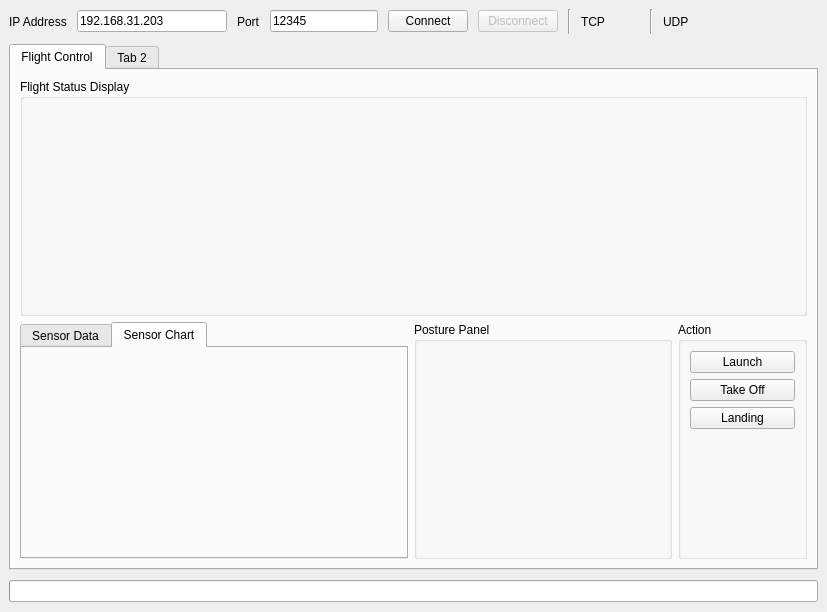
<?xml version="1.0" encoding="UTF-8"?>
<ui version="4.0">
 <class>MainWindow</class>
 <widget class="QMainWindow" name="MainWindow">
  <property name="geometry">
   <rect>
    <x>0</x>
    <y>0</y>
    <width>827</width>
    <height>612</height>
   </rect>
  </property>
  <property name="windowTitle">
   <string>MainWindow</string>
  </property>
  <widget class="QWidget" name="centralwidget">
   <layout class="QGridLayout" name="gridLayout">
    <item row="0" column="0">
     <layout class="QVBoxLayout" name="verticalLayout" stretch="0,1,0">
      <property name="spacing">
       <number>10</number>
      </property>
      <item>
       <layout class="QHBoxLayout" name="horizontalLayout_5">
        <item>
         <layout class="QHBoxLayout" name="horizontalLayout" stretch="0,1">
          <item>
           <widget class="QLabel" name="label_IP_Address">
            <property name="text">
             <string>IP Address</string>
            </property>
           </widget>
          </item>
          <item>
           <widget class="QLineEdit" name="lineEdit_IP_Address">
            <property name="minimumSize">
             <size>
              <width>150</width>
              <height>0</height>
             </size>
            </property>
            <property name="text">
             <string>192.168.31.203</string>
            </property>
           </widget>
          </item>
         </layout>
        </item>
        <item>
         <layout class="QHBoxLayout" name="horizontalLayout_2" stretch="0,1">
          <item>
           <widget class="QLabel" name="label_Port">
            <property name="text">
             <string>Port</string>
            </property>
           </widget>
          </item>
          <item>
           <widget class="QLineEdit" name="lineEdit_Port">
            <property name="minimumSize">
             <size>
              <width>80</width>
              <height>0</height>
             </size>
            </property>
            <property name="text">
             <string>12345</string>
            </property>
           </widget>
          </item>
         </layout>
        </item>
        <item>
         <widget class="QPushButton" name="pushButton_Connect">
          <property name="text">
           <string>Connect</string>
          </property>
         </widget>
        </item>
        <item>
         <widget class="QPushButton" name="pushButton_Disconnect">
          <property name="enabled">
           <bool>false</bool>
          </property>
          <property name="text">
           <string>Disconnect</string>
          </property>
         </widget>
        </item>
        <item>
         <widget class="Line" name="line">
          <property name="orientation">
           <enum>Qt::Vertical</enum>
          </property>
         </widget>
        </item>
        <item>
         <layout class="QHBoxLayout" name="horizontalLayout_3">
          <item>
           <widget class="QLabel" name="label_TCP">
            <property name="text">
             <string>TCP</string>
            </property>
           </widget>
          </item>
          <item>
           <widget class="QLabel" name="icon_TCP">
            <property name="minimumSize">
             <size>
              <width>25</width>
              <height>25</height>
             </size>
            </property>
            <property name="maximumSize">
             <size>
              <width>25</width>
              <height>25</height>
             </size>
            </property>
            <property name="text">
             <string/>
            </property>
            <property name="pixmap">
             <pixmap resource="resource.qrc">:/icon/no.png</pixmap>
            </property>
            <property name="scaledContents">
             <bool>true</bool>
            </property>
           </widget>
          </item>
         </layout>
        </item>
        <item>
         <widget class="Line" name="line_2">
          <property name="orientation">
           <enum>Qt::Vertical</enum>
          </property>
         </widget>
        </item>
        <item>
         <layout class="QHBoxLayout" name="horizontalLayout_4">
          <item>
           <widget class="QLabel" name="label_UDP">
            <property name="text">
             <string>UDP</string>
            </property>
           </widget>
          </item>
          <item>
           <widget class="QLabel" name="icon_UDP">
            <property name="minimumSize">
             <size>
              <width>25</width>
              <height>25</height>
             </size>
            </property>
            <property name="maximumSize">
             <size>
              <width>25</width>
              <height>25</height>
             </size>
            </property>
            <property name="text">
             <string/>
            </property>
            <property name="pixmap">
             <pixmap resource="resource.qrc">:/icon/no.png</pixmap>
            </property>
            <property name="scaledContents">
             <bool>true</bool>
            </property>
           </widget>
          </item>
         </layout>
        </item>
        <item>
         <spacer name="horizontalSpacer">
          <property name="orientation">
           <enum>Qt::Horizontal</enum>
          </property>
          <property name="sizeHint" stdset="0">
           <size>
            <width>40</width>
            <height>20</height>
           </size>
          </property>
         </spacer>
        </item>
       </layout>
      </item>
      <item>
       <widget class="QTabWidget" name="tabWidget_Main">
        <property name="currentIndex">
         <number>0</number>
        </property>
        <widget class="QWidget" name="tab_Flight_Control">
         <attribute name="title">
          <string>Flight Control</string>
         </attribute>
         <layout class="QGridLayout" name="gridLayout_3">
          <item row="0" column="0">
           <layout class="QVBoxLayout" name="verticalLayout_2" stretch="1,1">
            <item>
             <widget class="QGroupBox" name="groupBox_Flight_Status_Display">
              <property name="title">
               <string>Flight Status Display</string>
              </property>
              <layout class="QGridLayout" name="gridLayout_5">
               <item row="0" column="0">
                <layout class="QHBoxLayout" name="horizontalLayout_21">
                 <item>
                  <widget class="QWidget" name="widget_3D_Display" native="true"/>
                 </item>
                 <item>
                  <widget class="QWidget" name="widget_Gradienter" native="true"/>
                 </item>
                </layout>
               </item>
              </layout>
             </widget>
            </item>
            <item>
             <layout class="QHBoxLayout" name="horizontalLayout_6" stretch="3,2,1">
              <item>
               <widget class="QTabWidget" name="tabWidget_Sensor_Display">
                <property name="currentIndex">
                 <number>1</number>
                </property>
                <widget class="QWidget" name="tab_Sensor_Data">
                 <attribute name="title">
                  <string>Sensor Data</string>
                 </attribute>
                 <layout class="QVBoxLayout" name="verticalLayout_8">
                  <item>
                   <layout class="QHBoxLayout" name="horizontalLayout_13">
                    <item>
                     <layout class="QVBoxLayout" name="verticalLayout_4">
                      <item>
                       <layout class="QHBoxLayout" name="horizontalLayout_7" stretch="1,2">
                        <item>
                         <widget class="QLabel" name="label_ACC_X">
                          <property name="minimumSize">
                           <size>
                            <width>55</width>
                            <height>0</height>
                           </size>
                          </property>
                          <property name="text">
                           <string>ACC-X</string>
                          </property>
                         </widget>
                        </item>
                        <item>
                         <widget class="QLineEdit" name="lineEdit_ACC_X">
                          <property name="enabled">
                           <bool>false</bool>
                          </property>
                          <property name="frame">
                           <bool>true</bool>
                          </property>
                          <property name="readOnly">
                           <bool>true</bool>
                          </property>
                         </widget>
                        </item>
                       </layout>
                      </item>
                      <item>
                       <layout class="QHBoxLayout" name="horizontalLayout_8" stretch="1,2">
                        <item>
                         <widget class="QLabel" name="label_ACC_Y">
                          <property name="minimumSize">
                           <size>
                            <width>55</width>
                            <height>0</height>
                           </size>
                          </property>
                          <property name="text">
                           <string>ACC-X</string>
                          </property>
                         </widget>
                        </item>
                        <item>
                         <widget class="QLineEdit" name="lineEdit_ACC_Y">
                          <property name="enabled">
                           <bool>false</bool>
                          </property>
                          <property name="frame">
                           <bool>true</bool>
                          </property>
                          <property name="readOnly">
                           <bool>true</bool>
                          </property>
                         </widget>
                        </item>
                       </layout>
                      </item>
                      <item>
                       <layout class="QHBoxLayout" name="horizontalLayout_9" stretch="1,2">
                        <item>
                         <widget class="QLabel" name="label_ACC_Z">
                          <property name="minimumSize">
                           <size>
                            <width>55</width>
                            <height>0</height>
                           </size>
                          </property>
                          <property name="text">
                           <string>ACC-X</string>
                          </property>
                         </widget>
                        </item>
                        <item>
                         <widget class="QLineEdit" name="lineEdit_ACC_Z">
                          <property name="enabled">
                           <bool>false</bool>
                          </property>
                          <property name="frame">
                           <bool>true</bool>
                          </property>
                          <property name="readOnly">
                           <bool>true</bool>
                          </property>
                         </widget>
                        </item>
                       </layout>
                      </item>
                     </layout>
                    </item>
                    <item>
                     <spacer name="horizontalSpacer_2">
                      <property name="orientation">
                       <enum>Qt::Horizontal</enum>
                      </property>
                      <property name="sizeHint" stdset="0">
                       <size>
                        <width>40</width>
                        <height>20</height>
                       </size>
                      </property>
                     </spacer>
                    </item>
                    <item>
                     <layout class="QVBoxLayout" name="verticalLayout_5">
                      <item>
                       <layout class="QHBoxLayout" name="horizontalLayout_10" stretch="1,2">
                        <item>
                         <widget class="QLabel" name="label_GYR_X">
                          <property name="minimumSize">
                           <size>
                            <width>55</width>
                            <height>0</height>
                           </size>
                          </property>
                          <property name="text">
                           <string>GYR-X</string>
                          </property>
                         </widget>
                        </item>
                        <item>
                         <widget class="QLineEdit" name="lineEdit_GYR_X">
                          <property name="enabled">
                           <bool>false</bool>
                          </property>
                          <property name="frame">
                           <bool>true</bool>
                          </property>
                          <property name="readOnly">
                           <bool>true</bool>
                          </property>
                         </widget>
                        </item>
                       </layout>
                      </item>
                      <item>
                       <layout class="QHBoxLayout" name="horizontalLayout_11" stretch="1,2">
                        <item>
                         <widget class="QLabel" name="label_GYR_Y">
                          <property name="minimumSize">
                           <size>
                            <width>55</width>
                            <height>0</height>
                           </size>
                          </property>
                          <property name="text">
                           <string>GYR-Y</string>
                          </property>
                         </widget>
                        </item>
                        <item>
                         <widget class="QLineEdit" name="lineEdit_GYR_Y">
                          <property name="enabled">
                           <bool>false</bool>
                          </property>
                          <property name="frame">
                           <bool>true</bool>
                          </property>
                          <property name="readOnly">
                           <bool>true</bool>
                          </property>
                         </widget>
                        </item>
                       </layout>
                      </item>
                      <item>
                       <layout class="QHBoxLayout" name="horizontalLayout_12" stretch="1,2">
                        <item>
                         <widget class="QLabel" name="label_GYR_Z">
                          <property name="minimumSize">
                           <size>
                            <width>55</width>
                            <height>0</height>
                           </size>
                          </property>
                          <property name="text">
                           <string>GYR-Z</string>
                          </property>
                         </widget>
                        </item>
                        <item>
                         <widget class="QLineEdit" name="lineEdit_GYR_Z">
                          <property name="enabled">
                           <bool>false</bool>
                          </property>
                          <property name="frame">
                           <bool>true</bool>
                          </property>
                          <property name="readOnly">
                           <bool>true</bool>
                          </property>
                         </widget>
                        </item>
                       </layout>
                      </item>
                     </layout>
                    </item>
                   </layout>
                  </item>
                  <item>
                   <layout class="QHBoxLayout" name="horizontalLayout_14">
                    <item>
                     <layout class="QVBoxLayout" name="verticalLayout_6">
                      <item>
                       <layout class="QHBoxLayout" name="horizontalLayout_15" stretch="1,2">
                        <item>
                         <widget class="QLabel" name="label_MAG_X">
                          <property name="minimumSize">
                           <size>
                            <width>55</width>
                            <height>0</height>
                           </size>
                          </property>
                          <property name="text">
                           <string>MAG-X</string>
                          </property>
                         </widget>
                        </item>
                        <item>
                         <widget class="QLineEdit" name="lineEdit_MAG_X">
                          <property name="enabled">
                           <bool>false</bool>
                          </property>
                          <property name="frame">
                           <bool>true</bool>
                          </property>
                          <property name="readOnly">
                           <bool>true</bool>
                          </property>
                         </widget>
                        </item>
                       </layout>
                      </item>
                      <item>
                       <layout class="QHBoxLayout" name="horizontalLayout_16" stretch="1,2">
                        <item>
                         <widget class="QLabel" name="label_MAG_Y">
                          <property name="minimumSize">
                           <size>
                            <width>55</width>
                            <height>0</height>
                           </size>
                          </property>
                          <property name="text">
                           <string>MAG-Y</string>
                          </property>
                         </widget>
                        </item>
                        <item>
                         <widget class="QLineEdit" name="lineEdit_MAG_Y">
                          <property name="enabled">
                           <bool>false</bool>
                          </property>
                          <property name="frame">
                           <bool>true</bool>
                          </property>
                          <property name="readOnly">
                           <bool>true</bool>
                          </property>
                         </widget>
                        </item>
                       </layout>
                      </item>
                      <item>
                       <layout class="QHBoxLayout" name="horizontalLayout_17" stretch="1,2">
                        <item>
                         <widget class="QLabel" name="label_MAG_Z">
                          <property name="minimumSize">
                           <size>
                            <width>55</width>
                            <height>0</height>
                           </size>
                          </property>
                          <property name="text">
                           <string>MAG-Z</string>
                          </property>
                         </widget>
                        </item>
                        <item>
                         <widget class="QLineEdit" name="lineEdit_MAG_Z">
                          <property name="enabled">
                           <bool>false</bool>
                          </property>
                          <property name="frame">
                           <bool>true</bool>
                          </property>
                          <property name="readOnly">
                           <bool>true</bool>
                          </property>
                         </widget>
                        </item>
                       </layout>
                      </item>
                     </layout>
                    </item>
                    <item>
                     <spacer name="horizontalSpacer_3">
                      <property name="orientation">
                       <enum>Qt::Horizontal</enum>
                      </property>
                      <property name="sizeHint" stdset="0">
                       <size>
                        <width>40</width>
                        <height>20</height>
                       </size>
                      </property>
                     </spacer>
                    </item>
                    <item>
                     <layout class="QVBoxLayout" name="verticalLayout_7">
                      <item>
                       <layout class="QHBoxLayout" name="horizontalLayout_18" stretch="1,2">
                        <item>
                         <widget class="QLabel" name="label_Altitude">
                          <property name="minimumSize">
                           <size>
                            <width>55</width>
                            <height>0</height>
                           </size>
                          </property>
                          <property name="text">
                           <string>Altitude</string>
                          </property>
                         </widget>
                        </item>
                        <item>
                         <widget class="QLineEdit" name="lineEdit_Altitude">
                          <property name="enabled">
                           <bool>false</bool>
                          </property>
                          <property name="frame">
                           <bool>true</bool>
                          </property>
                          <property name="readOnly">
                           <bool>true</bool>
                          </property>
                         </widget>
                        </item>
                       </layout>
                      </item>
                      <item>
                       <layout class="QHBoxLayout" name="horizontalLayout_19" stretch="1,2">
                        <item>
                         <widget class="QLabel" name="label_HeadDeg">
                          <property name="minimumSize">
                           <size>
                            <width>55</width>
                            <height>0</height>
                           </size>
                          </property>
                          <property name="text">
                           <string>HeadDeg</string>
                          </property>
                         </widget>
                        </item>
                        <item>
                         <widget class="QLineEdit" name="lineEdit_HeadDeg">
                          <property name="enabled">
                           <bool>false</bool>
                          </property>
                          <property name="frame">
                           <bool>true</bool>
                          </property>
                          <property name="readOnly">
                           <bool>true</bool>
                          </property>
                         </widget>
                        </item>
                       </layout>
                      </item>
                      <item>
                       <layout class="QHBoxLayout" name="horizontalLayout_20" stretch="1,2">
                        <item>
                         <widget class="QLabel" name="label_Temp">
                          <property name="minimumSize">
                           <size>
                            <width>55</width>
                            <height>0</height>
                           </size>
                          </property>
                          <property name="text">
                           <string>Temp</string>
                          </property>
                         </widget>
                        </item>
                        <item>
                         <widget class="QLineEdit" name="lineEdit_Temp">
                          <property name="enabled">
                           <bool>false</bool>
                          </property>
                          <property name="frame">
                           <bool>true</bool>
                          </property>
                          <property name="readOnly">
                           <bool>true</bool>
                          </property>
                         </widget>
                        </item>
                       </layout>
                      </item>
                     </layout>
                    </item>
                   </layout>
                  </item>
                 </layout>
                </widget>
                <widget class="QWidget" name="tab_Sensor_Chart">
                 <attribute name="title">
                  <string>Sensor Chart</string>
                 </attribute>
                 <layout class="QGridLayout" name="gridLayout_4">
                  <item row="0" column="0">
                   <widget class="QWidget" name="widget_Sensor_Chart" native="true"/>
                  </item>
                 </layout>
                </widget>
               </widget>
              </item>
              <item>
               <widget class="QGroupBox" name="groupBox_Flight_Posture_Control">
                <property name="title">
                 <string>Posture Panel</string>
                </property>
               </widget>
              </item>
              <item>
               <widget class="QGroupBox" name="groupBox_2">
                <property name="title">
                 <string>Action</string>
                </property>
                <layout class="QVBoxLayout" name="verticalLayout_3">
                 <item>
                  <widget class="QPushButton" name="pushButton_Launch">
                   <property name="text">
                    <string>Launch</string>
                   </property>
                  </widget>
                 </item>
                 <item>
                  <widget class="QPushButton" name="pushButton_TakeOff">
                   <property name="text">
                    <string>Take Off</string>
                   </property>
                  </widget>
                 </item>
                 <item>
                  <widget class="QPushButton" name="pushButton_Langing">
                   <property name="text">
                    <string>Landing</string>
                   </property>
                  </widget>
                 </item>
                 <item>
                  <spacer name="verticalSpacer">
                   <property name="orientation">
                    <enum>Qt::Vertical</enum>
                   </property>
                   <property name="sizeHint" stdset="0">
                    <size>
                     <width>20</width>
                     <height>98</height>
                    </size>
                   </property>
                  </spacer>
                 </item>
                </layout>
               </widget>
              </item>
             </layout>
            </item>
           </layout>
          </item>
         </layout>
        </widget>
        <widget class="QWidget" name="tab_Parameter_Setting">
         <attribute name="title">
          <string>Tab 2</string>
         </attribute>
        </widget>
       </widget>
      </item>
      <item>
       <widget class="QWidget" name="widget_ProgressBar" native="true">
        <property name="minimumSize">
         <size>
          <width>0</width>
          <height>23</height>
         </size>
        </property>
        <property name="maximumSize">
         <size>
          <width>16777215</width>
          <height>23</height>
         </size>
        </property>
        <layout class="QGridLayout" name="gridLayout_2">
         <property name="leftMargin">
          <number>0</number>
         </property>
         <property name="topMargin">
          <number>0</number>
         </property>
         <property name="rightMargin">
          <number>0</number>
         </property>
         <property name="bottomMargin">
          <number>0</number>
         </property>
         <property name="spacing">
          <number>0</number>
         </property>
         <item row="0" column="0">
          <widget class="QProgressBar" name="progressBar">
           <property name="value">
            <number>0</number>
           </property>
           <property name="textVisible">
            <bool>false</bool>
           </property>
          </widget>
         </item>
        </layout>
       </widget>
      </item>
     </layout>
    </item>
   </layout>
  </widget>
  <widget class="QMenuBar" name="menubar">
   <property name="geometry">
    <rect>
     <x>0</x>
     <y>0</y>
     <width>827</width>
     <height>21</height>
    </rect>
   </property>
  </widget>
 </widget>
 <resources>
  <include location="resource.qrc"/>
 </resources>
 <connections/>
</ui>
